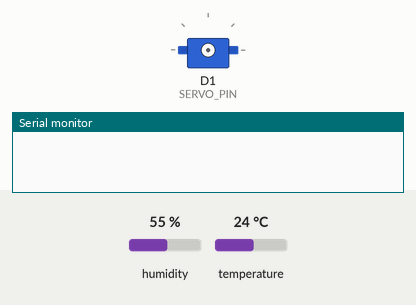
Bench run of a sketch on a simulated ESP8266 (Wemos D1 mini). Parts: servo, the last lines printed to the serial monitor. The inputs (shaded band) are chosen by the test bench; at power-on: humidity 55 %, temperature 24 °C. WiFi joins after 1.5 s; servers stay silent unless stated; uploads are accepted with an empty reply.

Above: at 0.0 s.
At 2.4 s:
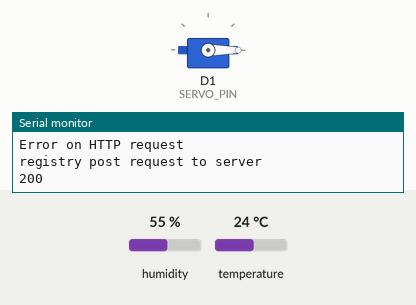
Timing chart, 0 to 3.9 s (numbered marks = the images above):
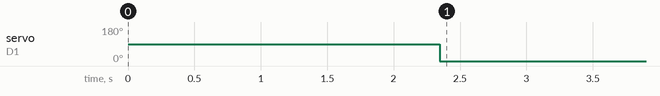

Measured:
- by itself, servo on D1 (SERVO_PIN): 90° → 0° at 2.3 s

The sketch:

esp2866.ino
```cpp
#include <ESP8266WiFi.h>
#include <ESP8266HTTPClient.h>
#include <ArduinoJson.h>
#include <DHT.h>
#include <Servo.h>

// DEPENDÊNCIAS E ESPECIFICAÇÕES
// Additional boards managers URLs: http://arduino.esp8266.com/stable/package_esp8266com_index.json
// Libraries installed: Adafruit Unified Sensor 1.1.9, DHT sensor library 1.4.4
// Board: esp8266 -> LOLIN(WEMOS) D1 R2 & mini

// INSTRUÇÕES
// amarelo: D14/D4; Preto: D15/D3; Marrom: GND; Verde: GND: Laranja: 3.3V; Vermelho: 5V
// conectar notebook ao celular

// credenciais de WiFi
const char* ssid = "nome da rede";
const char* password = "senha";

// variáveis para os endereços
char get_condition_endpoint[70];
char get_angle_endpoint[70];
char post_condition_endpoint[70];
char post_angle_endpoint[70];
char post_data_endpoint[70];

// varável para cliente
WiFiClient wifiClient;

// sensor DHT de temperatura
#define DHTPIN D2
#define DHTTYPE DHT11
DHT dht(DHTPIN, DHTTYPE);

// atuador servo motor
#define SERVO_PIN D1
Servo servo;

// variáveis para armazenar leitura de temperatura
float rawTemperature;
String formattedTemperature;

// variáveis para armazenar parametros
float condition;
int angle;

// variável para armazenar se houve ativação
bool trigger_activated;

// varáveis para comparação
String lastSentTemperature = "";
bool lastSentTriggerActivated;

void setup() {
  Serial.begin(9600);
  delay(10);

  // conectar-se à rede WiFI
  Serial.println();
  Serial.println();
  Serial.print("Connecting to ");
  Serial.println(ssid);

  WiFi.begin(ssid, password);

  while (WiFi.status() != WL_CONNECTED) {
    delay(500);
    Serial.print(".");
  }

  Serial.println("");
  Serial.println("WiFi connected");
  Serial.println("IP address: ");
  Serial.println(WiFi.localIP());

  // inicializar sensor
  dht.begin();

  // inicializar atuador
  servo.attach(SERVO_PIN);
  servo.write(90);
  servo.detach();
  getIpAddress();
}


// --------------- M A I N   L O O P ----------------

void loop() {
  Serial.println("at loop's beginning");
  Serial.println();
  // ler temperatura

  rawTemperature = dht.readTemperature();

  char tempStr[6];
  dtostrf(rawTemperature, 6, 2, tempStr);
  formattedTemperature = String(tempStr);

  // atualizar parametros pelo gateway
  condition = getConditionFromServer();
  angle = getAngleFromServer();

  // temperatura atual chega no limite?
  trigger_activated = (rawTemperature >= condition);

  // se temperatura ou condição mudaram, registrar pelo gateway
  if (formattedTemperature != lastSentTemperature || trigger_activated != lastSentTriggerActivated) {
    sendPostRequest(formattedTemperature, trigger_activated);
    lastSentTemperature = formattedTemperature;
    lastSentTriggerActivated = trigger_activated;
  }

  // se temperatura atual chega ou passou o limite, acionar atuador
  if (trigger_activated) {
    servo.attach(SERVO_PIN);
    servo.write(angle);
    delay(500);
    servo.detach();
  }
  delay(2000);
}

// atualiza parametro "condition"
float getConditionFromServer() {
  // se houver conexão
  if (WiFi.status() == WL_CONNECTED) {
    HTTPClient http;

    Serial.println("get condition from server");

    http.begin(wifiClient, get_condition_endpoint);
    int httpCode = http.GET();
    Serial.println(httpCode);

    if (httpCode > 0) {
      String payload = http.getString();
      Serial.println(payload);
      Serial.println();

      http.end();

      return payload.toFloat();
    }
    else {
      Serial.println("Error on HTTP request");
      return -1;
    }
  }
  else {
    Serial.println("Error in WiFi connection");
    return -1;
  }
}

// atualiza parametro "angle"
int getAngleFromServer() {
  // se houver conexão
  if (WiFi.status() == WL_CONNECTED) {
    HTTPClient http;

    Serial.println("get angle from server");

    http.begin(wifiClient, get_angle_endpoint);
    int httpCode = http.GET();
    Serial.println(httpCode);

    if (httpCode > 0) {
      String payload = http.getString();
      Serial.println(payload);
      Serial.println();

      http.end();

      return payload.toInt();
    }
    else {
      Serial.println("Error on HTTP request");
      return -1;
    }
  }
  else {
    Serial.println("Error in WiFi connection");
    return -1;
  }
}

// registra um registro pelo gateway
void sendPostRequest(String temperature, bool trigger_activated) {
  // se houver conexão
  if (WiFi.status() == WL_CONNECTED) {
    HTTPClient http;

    Serial.println("registry post request to server");

    String postData;
    DynamicJsonDocument doc(1024);
    doc["temperature"] = temperature;
    doc["trigger_activated"] = trigger_activated;
    serializeJson(doc, postData);

    http.begin(wifiClient, post_data_endpoint);
    http.addHeader("Content-Type", "application/json");
    Serial.println(post_data_endpoint);

    int httpCode = http.POST(postData);
    String payload = http.getString();

    Serial.println(httpCode);
    Serial.println(payload);
    Serial.println();

    http.end();
  } else {
    Serial.println("WiFi Disconnected");
  }
}

// recupera o ip 0.0.0.0 pela API em nuvem (recursivamente até conseguir) e cria os endereços necessários
void getIpAddress() {
  Serial.println("getIpAddress");
  // se houver conexão
  if (WiFi.status() == WL_CONNECTED) {
    HTTPClient http;
    Serial.println("connected");

    http.begin(wifiClient, "http://SalMolhado.pythonanywhere.com/ip");
    int httpCode = http.GET();
    Serial.println(httpCode);

    if (httpCode > 0) {
      String payload = http.getString();
      DynamicJsonDocument doc(1024);
      deserializeJson(doc, payload);
      payload = doc["value"].as<String>();
      Serial.println(payload);

      http.end();

      if (payload != "") {
        // endereços
        char server_address[50];
        strcpy(server_address, "http://");
        strcat(server_address, payload.c_str());
        strcat(server_address, ":8000/");

        strcpy(post_data_endpoint, server_address);
        strcat(post_data_endpoint, "logging/data");

        strcat(server_address, "control/");

        strcpy(get_condition_endpoint, server_address);
        strcat(get_condition_endpoint, "condition");

        strcpy(post_condition_endpoint, get_condition_endpoint);
        strcat(post_condition_endpoint, "/");

        strcpy(get_angle_endpoint, server_address);
        strcat(get_angle_endpoint, "angle");

        strcpy(post_angle_endpoint, get_angle_endpoint);
        strcat(post_angle_endpoint, "/");

        Serial.println(post_angle_endpoint);
        Serial.println(get_angle_endpoint);
        Serial.println(post_condition_endpoint);
        Serial.println(get_condition_endpoint);
        Serial.println(post_data_endpoint);
        Serial.println();
      } else {
        delay(10000);
        getIpAddress();
      }
    } else {
      Serial.println("Error on HTTP request");
    }
  } else {
    Serial.println("Error in WiFi connection");
  }
}
```
